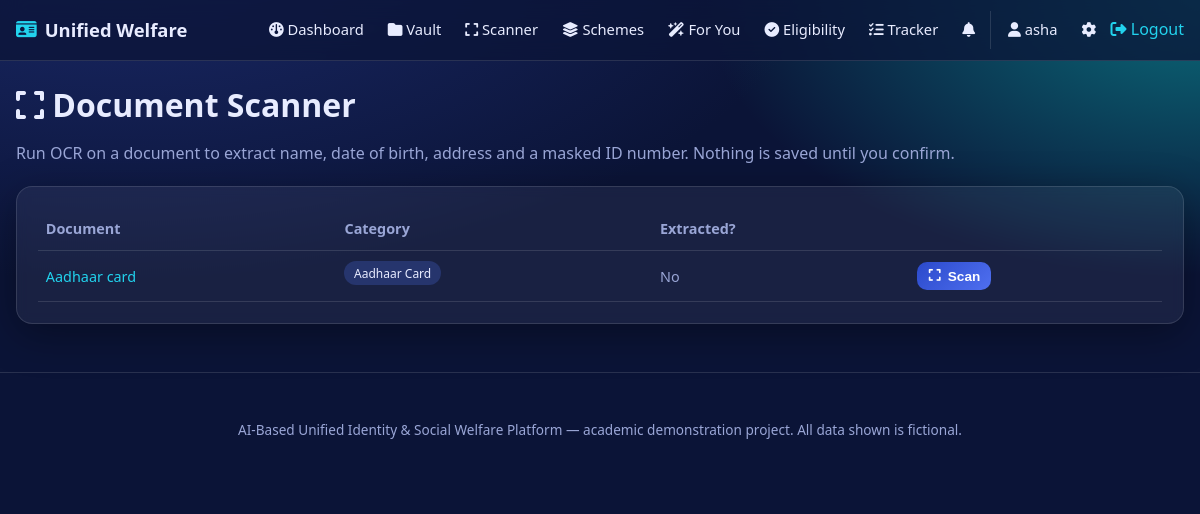
/scanner/ (signed in), run on the app's committed database.
### models.py (models this page shows, shortened)
class User(UserMixin, db.Model):
    __tablename__ = "users"
    id = db.Column(db.Integer, primary_key=True)
    username = db.Column(db.String(80), unique=True, nullable=False, index=True)
    email = db.Column(db.String(120), unique=True, nullable=False, index=True)
    password_hash = db.Column(db.String(255), nullable=False)
    role = db.Column(db.String(20), nullable=False, default="user")  # user | admin
    account_active = db.Column(db.Boolean, nullable=False, default=True)
    full_name = db.Column(db.String(120))
    age = db.Column(db.Integer)
    gender = db.Column(db.String(20))
    annual_income = db.Column(db.Integer)          # in INR
    social_category = db.Column(db.String(20))     # General / OBC / SC / ST / EWS
    occupation = db.Column(db.String(80))
    state = db.Column(db.String(80))
    is_student = db.Column(db.Boolean, default=False)
    is_farmer = db.Column(db.Boolean, default=False)
    is_differently_abled = db.Column(db.Boolean, default=False)
    created_at = db.Column(db.DateTime, default=_now)
    updated_at = db.Column(db.DateTime, default=_now, onupdate=_now)
    documents = db.relationship("Document", backref="owner", lazy=True,
                                cascade="all, delete-orphan")
    recommendations = db.relationship("Recommendation", backref="user", lazy=True,
                                      cascade="all, delete-orphan")
    eligibility_checks = db.relationship("EligibilityCheck", backref="user", lazy=True,
                                         cascade="all, delete-orphan")
    applications = db.relationship("Application", backref="user", lazy=True,
                                   cascade="all, delete-orphan")
    notifications = db.relationship("Notification", backref="user", lazy=True,
                                    cascade="all, delete-orphan")
    @property
    def is_admin(self):
        return self.role == "admin"
    @property
    def is_active(self):
        return bool(self.account_active)

class Document(db.Model):
    __tablename__ = "documents"
    id = db.Column(db.Integer, primary_key=True)
    user_id = db.Column(db.Integer, db.ForeignKey("users.id"), nullable=False, index=True)
    document_name = db.Column(db.String(150), nullable=False)
    category = db.Column(db.String(60), nullable=False)
    file_path = db.Column(db.String(255), nullable=False)   # stored (random) filename
    original_name = db.Column(db.String(255))
    mime_type = db.Column(db.String(60))
    status = db.Column(db.String(30), default="Uploaded")   # Uploaded | Verified | Expired
    extracted_name = db.Column(db.String(150))
    extracted_dob = db.Column(db.String(40))
    extracted_address = db.Column(db.Text)
    extracted_number = db.Column(db.String(60))             # masked ID number
    is_confirmed = db.Column(db.Boolean, default=False)
    uploaded_at = db.Column(db.DateTime, default=_now)
    updated_at = db.Column(db.DateTime, default=_now, onupdate=_now)

### routes/scanner.py (the view)
@scanner_bp.route("/")
@login_required
def list_scanner():
    docs = (
        Document.query.filter_by(user_id=current_user.id)
        .order_by(Document.uploaded_at.desc())
        .all()
    )
    return render_template("scanner/list.html", docs=docs)

### templates/scanner/list.html (shortened to what this page needs)
{% extends "base.html" %}
{% block content %}
<div class="page-head"><h1><i class="fa-solid fa-expand"></i> Document Scanner</h1>
  <p class="muted">Run OCR on a document to extract name, date of birth,
     address and a masked ID number. Nothing is saved until you confirm.</p></div>
{% if docs %}
  <div class="card">
    <table class="table">
      <thead><tr><th>Document</th><th>Category</th><th>Extracted?</th><th></th></tr></thead>
      <tbody>
        {% for d in docs %}
          <tr>
            <td><a href="{{ url_for('documents.detail', doc_id=d.id) }}">{{ d.document_name }}</a></td>
            <td><span class="pill">{{ d.category }}</span></td>
            <td>{% if d.is_confirmed %}<i class="fa-solid fa-circle-check ok"></i> Yes
                {% else %}<span class="muted">No</span>{% endif %}</td>
            <td>
              <form method="post"
                    action="{{ url_for('scanner.run_ocr_route', doc_id=d.id) }}">
                <button class="btn btn-small">
                  <i class="fa-solid fa-expand"></i>
                  {{ 'Re-scan' if d.is_confirmed else 'Scan' }}</button>
              </form>
            </td>
          </tr>
        {% endfor %}
      </tbody>
    </table>
  </div>
{% else %}
  <div class="card center-card">
    <p class="muted">No documents to scan yet.</p>
    <a class="btn" href="{{ url_for('documents.upload') }}">Upload a document</a>
  </div>
{% endif %}
{% endblock %}

### templates/base.html (shortened to what this page needs)
<!doctype html>
<html lang="en">
<head>
  <link rel="stylesheet"
        href="https://cdnjs.cloudflare.com/ajax/libs/font-awesome/6.5.1/css/all.min.css">
  <link rel="stylesheet" href="{{ url_for('static', filename='css/style.css') }}">
</head>
<body>
<nav class="navbar">
  <div class="nav-inner">
    <a class="brand" href="{{ url_for('main.index') }}">
      <i class="fa-solid fa-id-card"></i> <span>Unified Welfare</span>
    </a>
    <div class="nav-links">
      {% if current_user.is_authenticated %}
        <a href="{{ url_for('main.dashboard') }}"><i class="fa-solid fa-gauge"></i> Dashboard</a>
        <a href="{{ url_for('documents.list_documents') }}"><i class="fa-solid fa-folder"></i> Vault</a>
        <a href="{{ url_for('scanner.list_scanner') }}"><i class="fa-solid fa-expand"></i> Scanner</a>
        <a href="{{ url_for('schemes.explore') }}"><i class="fa-solid fa-layer-group"></i> Schemes</a>
        <a href="{{ url_for('recommendations.index') }}"><i class="fa-solid fa-wand-magic-sparkles"></i> For You</a>
        <a href="{{ url_for('eligibility.check') }}"><i class="fa-solid fa-circle-check"></i> Eligibility</a>
        <a href="{{ url_for('applications.list_applications') }}"><i class="fa-solid fa-list-check"></i> Tracker</a>
        <a href="{{ url_for('main.notifications') }}" class="bell">
          <i class="fa-solid fa-bell"></i>
        </a>
        <div class="nav-user">
          <a href="{{ url_for('auth.profile') }}"><i class="fa-solid fa-user"></i> {{ current_user.username }}</a>
          <a href="{{ url_for('main.settings') }}" title="Settings"><i class="fa-solid fa-gear"></i></a>
          <form method="post" action="{{ url_for('auth.logout') }}" class="inline">
            <button type="submit" class="link-btn"><i class="fa-solid fa-right-from-bracket"></i> Logout</button>
          </form>
        </div>
      {% else %}
        <a href="{{ url_for('schemes.explore') }}">Schemes</a>
        <a href="{{ url_for('auth.login') }}">Log in</a>
        <a href="{{ url_for('auth.register') }}" class="btn btn-small">Sign up</a>
      {% endif %}
    </div>
  </div>
</nav>
<main id="main" class="container">
  {% block content %}{% endblock %}
</main>
<footer class="footer">
  <p>AI-Based Unified Identity &amp; Social Welfare Platform &mdash;
     academic demonstration project. All data shown is fictional.</p>
</footer>
</body>
</html>

### static/css/style.css (style rules this page uses)
:root { --navy: #0b1437; --navy-2: #14205a; --royal: #2b4acb; --royal-light: #4f6ff0; --cyan: #22d3ee; --cyan-deep: #0891b2; --ink: #0f172a; --text: #e8ecff; --muted: #9aa6d6; --card: rgba(255, 255, 255, 0.06); --card-border: rgba(255, 255, 255, 0.12); --ok: #34d399; --warn: #fbbf24; --danger: #f87171; --radius: 16px; --shadow: 0 10px 40px rgba(0, 0, 0, 0.35); }
* { box-sizing: border-box; }
html { scroll-behavior: smooth; }
body { margin: 0; font-family: "Segoe UI", system-ui, -apple-system, Roboto, Arial, sans-serif; color: var(--text); background: radial-gradient(1200px 600px at 10% -10%, #1b2a6b 0%, transparent 60%), radial-gradient(900px 500px at 100% 0%, #0b6b7a 0%, transparent 55%), var(--navy); min-height: 100vh; line-height: 1.6; }
a { color: var(--cyan); text-decoration: none; }
h1, h2, h3 { line-height: 1.25; margin: 0 0 .6rem; }
.navbar { position: sticky; top: 0; z-index: 100; background: rgba(11, 20, 55, 0.75); backdrop-filter: blur(12px); border-bottom: 1px solid var(--card-border); }
.nav-inner { max-width: 1200px; margin: 0 auto; padding: .7rem 1rem; display: flex; align-items: center; gap: 1rem; flex-wrap: wrap; }
.brand { font-weight: 700; font-size: 1.15rem; color: var(--text); display: flex; align-items: center; gap: .5rem; }
.brand i { color: var(--cyan); }
.nav-links { display: flex; align-items: center; gap: .3rem; margin-left: auto; flex-wrap: wrap; }
.nav-links a { color: var(--text); padding: .45rem .6rem; border-radius: 10px; font-size: .92rem; }
.nav-user { display: flex; align-items: center; gap: .3rem; padding-left: .5rem; border-left: 1px solid var(--card-border); }
.bell { position: relative; }
.container { max-width: 1200px; margin: 0 auto; padding: 1.5rem 1rem 3rem; }
.page-head { margin-bottom: 1.2rem; }
.card { background: var(--card); border: 1px solid var(--card-border); border-radius: var(--radius); padding: 1.3rem; box-shadow: var(--shadow); backdrop-filter: blur(6px); }
.btn { display: inline-flex; align-items: center; gap: .45rem; cursor: pointer; background: linear-gradient(135deg, var(--royal), var(--royal-light)); color: #fff; border: none; padding: .65rem 1.1rem; border-radius: 12px; font-size: .95rem; font-weight: 600; transition: transform .08s, box-shadow .2s; }
.btn-small { padding: .4rem .7rem; font-size: .85rem; border-radius: 10px; }
.link-btn { background: none; border: none; color: var(--cyan); cursor: pointer; font: inherit; padding: 0; }
.inline { display: inline; }
.muted { color: var(--muted); }
.pill { display: inline-block; background: rgba(79,111,240,.25); color: var(--text); padding: .15rem .6rem; border-radius: 999px; font-size: .75rem; margin-bottom: .4rem; }
.table { width: 100%; border-collapse: collapse; }
.table th, .table td { text-align: left; padding: .6rem .5rem; border-bottom: 1px solid var(--card-border); font-size: .9rem; }
.table th { color: var(--muted); font-weight: 600; }
.footer { text-align: center; padding: 2rem 1rem; color: var(--muted); font-size: .85rem; border-top: 1px solid var(--card-border); }

### data on the page
User: username "asha"
Document: document_name "Aadhaar card", category "Aadhaar Card", shows "No", is_confirmed "Scan"
